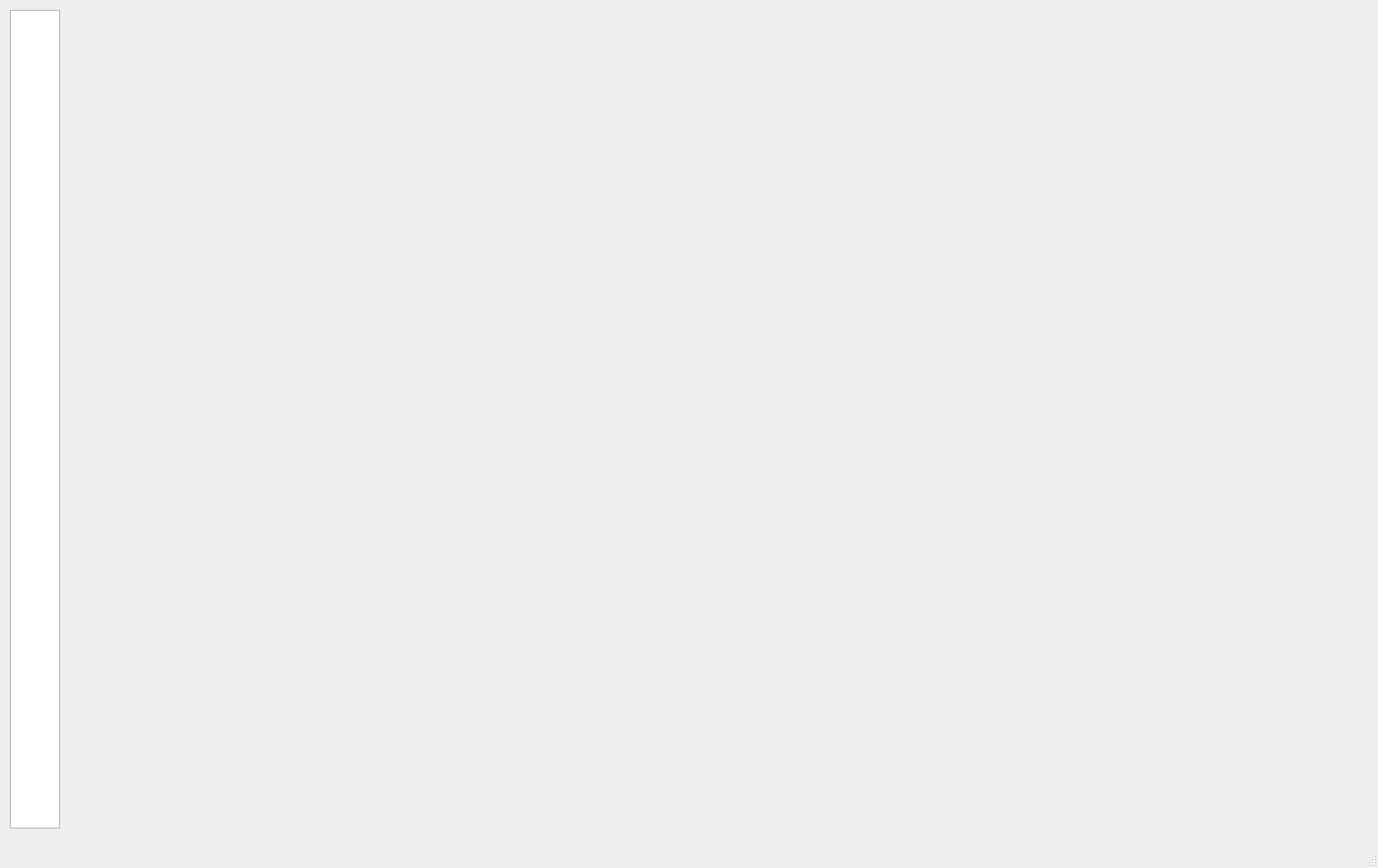
<?xml version="1.0" encoding="UTF-8"?>
<ui version="4.0">
 <class>MainWindow</class>
 <widget class="QMainWindow" name="MainWindow">
  <property name="geometry">
   <rect>
    <x>0</x>
    <y>0</y>
    <width>1398</width>
    <height>881</height>
   </rect>
  </property>
  <property name="windowTitle">
   <string>MainWindow</string>
  </property>
  <widget class="QWidget" name="centralwidget">
   <widget class="QListView" name="listView">
    <property name="geometry">
     <rect>
      <x>10</x>
      <y>10</y>
      <width>51</width>
      <height>831</height>
     </rect>
    </property>
   </widget>
   <widget class="QWidget" name="verticalLayoutWidget">
    <property name="geometry">
     <rect>
      <x>69</x>
      <y>9</y>
      <width>1321</width>
      <height>821</height>
     </rect>
    </property>
    <layout class="QVBoxLayout" name="verticalLayout"/>
   </widget>
  </widget>
  <widget class="QMenuBar" name="menubar">
   <property name="geometry">
    <rect>
     <x>0</x>
     <y>0</y>
     <width>1398</width>
     <height>23</height>
    </rect>
   </property>
  </widget>
  <widget class="QStatusBar" name="statusbar"/>
 </widget>
 <resources/>
 <connections/>
</ui>
